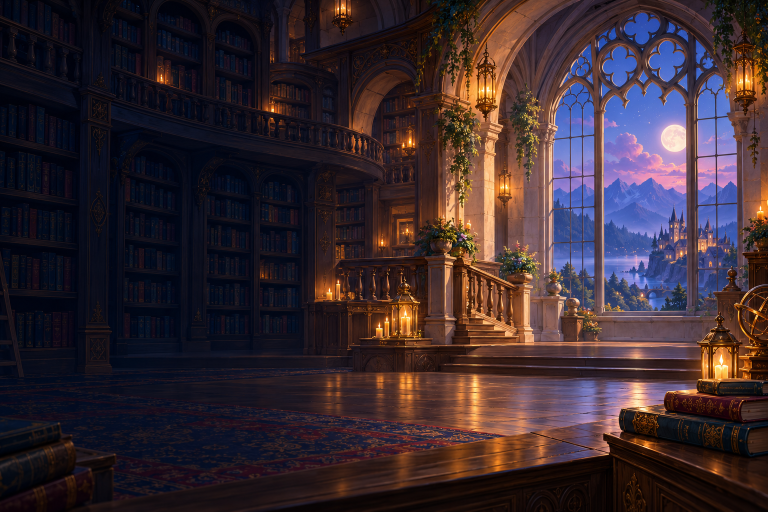
#> input picture assets/home/source/study-hall.png, 1536 x 1024 px (shown at 1/2 size)
$ python prepare-home-art.py
#> lines starting #> are read from the running program, lines starting #| are printed output that depends on the picture
"""Prepare original paintings and approved project art for the live homepage."""
from PIL import Image,ImageOps
from pathlib import Path
import hashlib,json
root=Path(__file__).resolve().parents[1];out=root/'assets/home'
def sha(p):return hashlib.sha256(p.read_bytes()).hexdigest()
rows=[]
def save(key,source,box,size,budget,role):
#> called with key = 'hall', source = 'assets/home/source/study-hall.png', size = (1440, 960), budget = 220000
 p=root/source;im=Image.open(p).convert('RGB')
#> in save, im is the input picture: PIL image 1536x1024 RGB; mean R, G, B 56.1, 41.5, 48.1
 if box:im=im.crop(box)
 im=ImageOps.fit(im,size,Image.Resampling.LANCZOS);target=out/(key+'.webp');im.save(target,'WEBP',quality=79,method=6)
 rows.append(dict(key=key,file=target.name,width=size[0],height=size[1],bytes=target.stat().st_size,max_bytes=budget,sha256=sha(target),source=source,source_sha256=sha(p),role=role))
save('hall','assets/home/source/study-hall.png',None,(1440,960),220000,'quiet painted hero background; decorative')
save('quick','assets/home/source/practice-tools.png',(0,100,755,855),(480,480),70000,'brass recall bell and study book; decorative')
#> call 2 of save, with key = 'quick', source = 'assets/home/source/practice-tools.png', box = (0, 100, 755, 855), size = (480, 480), budget = 70000
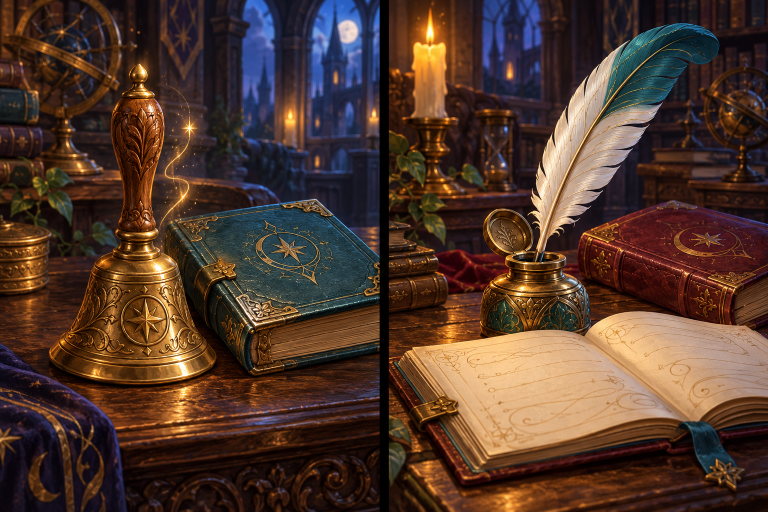
#> input picture assets/home/source/practice-tools.png, 1536 x 1024 px (shown at 1/2 size)
#> in save, im is the input picture: PIL image 1536x1024 RGB; mean R, G, B 80.6, 56.3, 44.4
save('written','assets/home/source/practice-tools.png',(780,80,1536,836),(480,480),70000,'feather quill and journal; decorative')
save('science','assets/home/source/science-workbench.png',None,(480,260),65000,'original fantasy science-workbench symbol; decorative')
#> call 4 of save, with key = 'science', source = 'assets/home/source/science-workbench.png', size = (480, 260), budget = 65000
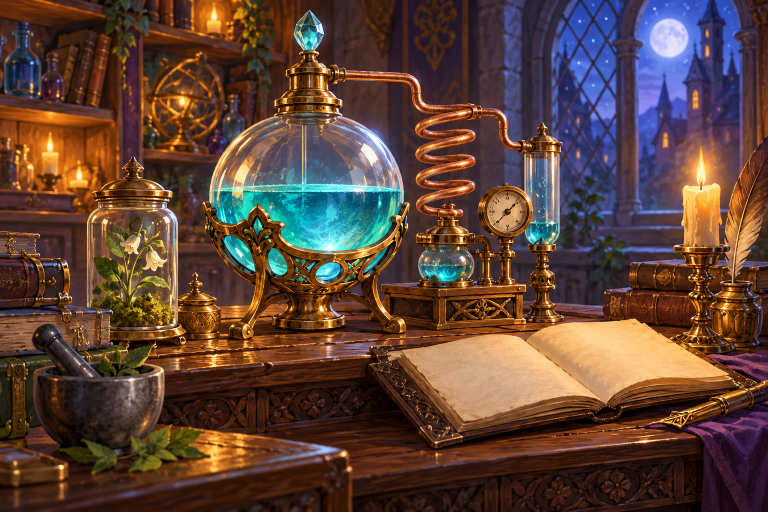
#> input picture assets/home/source/science-workbench.png, 1536 x 1024 px (shown at 1/2 size)
#> in save, im is the input picture: PIL image 1536x1024 RGB; mean R, G, B 93.3, 66.6, 54.8
#> in save (call 4), `im = ImageOps.fit(im, size, Image.Resampling.LANCZOS)`:
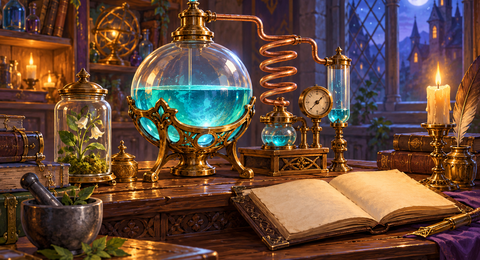
#> im: PIL image 480x260 RGB; mean R, G, B 100.1, 72.4, 57.7
save('library','librarian/library-painted.webp',None,(480,260),65000,'approved library panorama thumbnail; decorative')
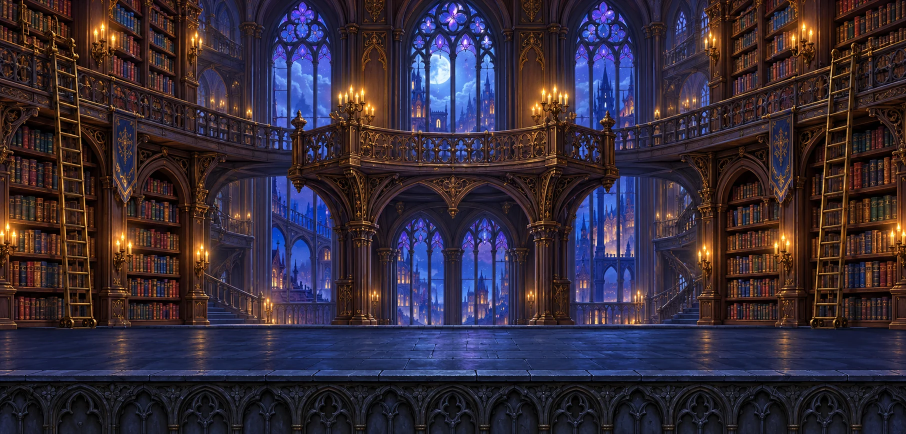
#> input picture librarian/library-painted.webp, 1812 x 868 px (shown at 1/2 size)
#> in save, im is the input picture: PIL image 1812x868 RGB; mean R, G, B 53.1, 43.1, 57.5
#> in save (call 5), `im = ImageOps.fit(im, size, Image.Resampling.LANCZOS)`:
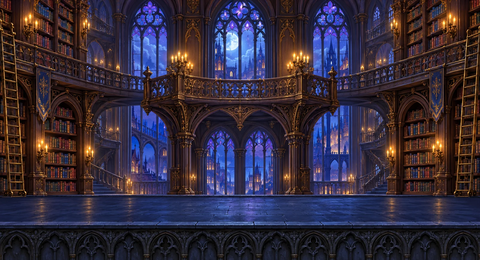
#> im: PIL image 480x260 RGB; mean R, G, B 53.2, 44.3, 60.9
save('adventure','assets/adventure/mosswood.webp',None,(480,200),55000,'approved Mosswood world thumbnail; decorative')
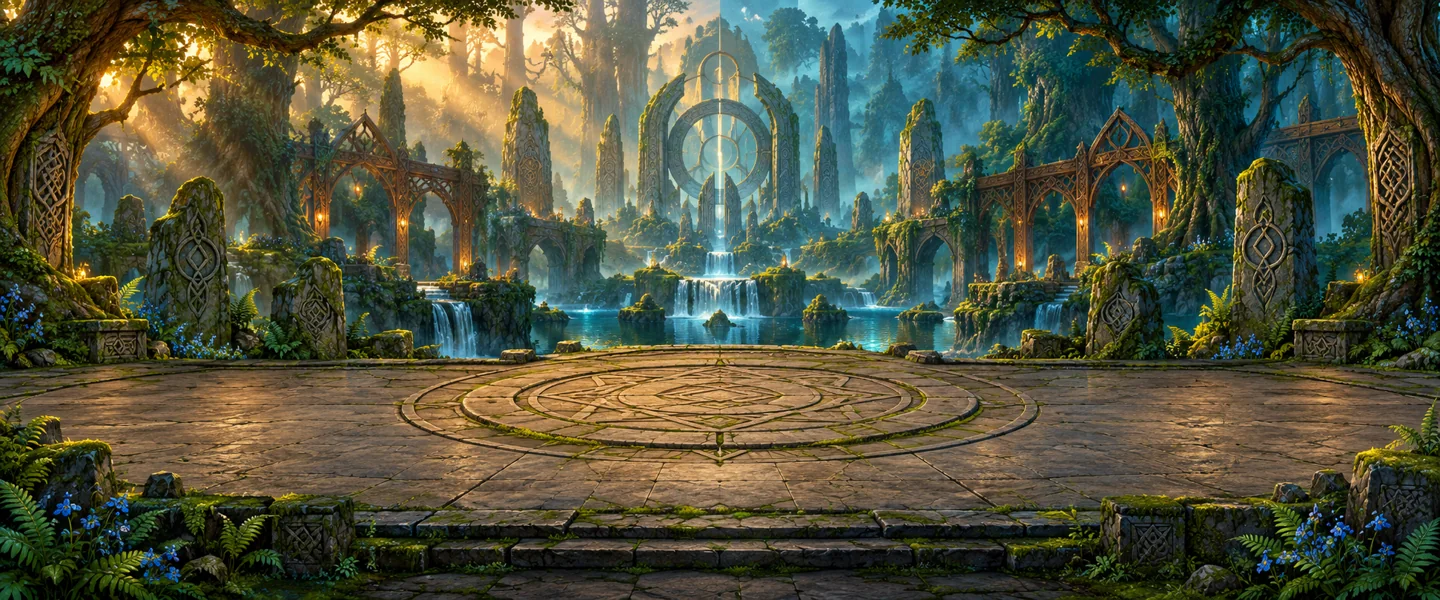
#> input picture assets/adventure/mosswood.webp, 1440 x 600 px
#> in save, im is the input picture: PIL image 1440x600 RGB; mean R, G, B 80.7, 82.8, 60.7
#> in save (call 6), `im = ImageOps.fit(im, size, Image.Resampling.LANCZOS)`:
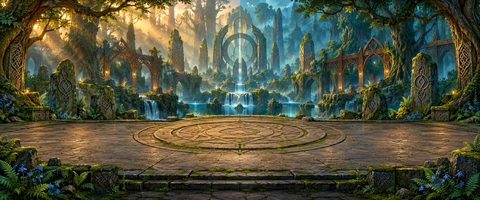
#> im: PIL image 480x200 RGB; mean R, G, B 80.7, 82.8, 60.7
(out/'manifest.json').write_text(json.dumps(dict(version=1,license='Original project artwork. No third-party stock or commercial game assets.',generated='2026-11-01; OpenAI image_gen',assets=rows),indent=2)+'\n')
print([(r['key'],r['bytes']) for r in rows]);assert sum(r['bytes'] for r in rows)<400000
